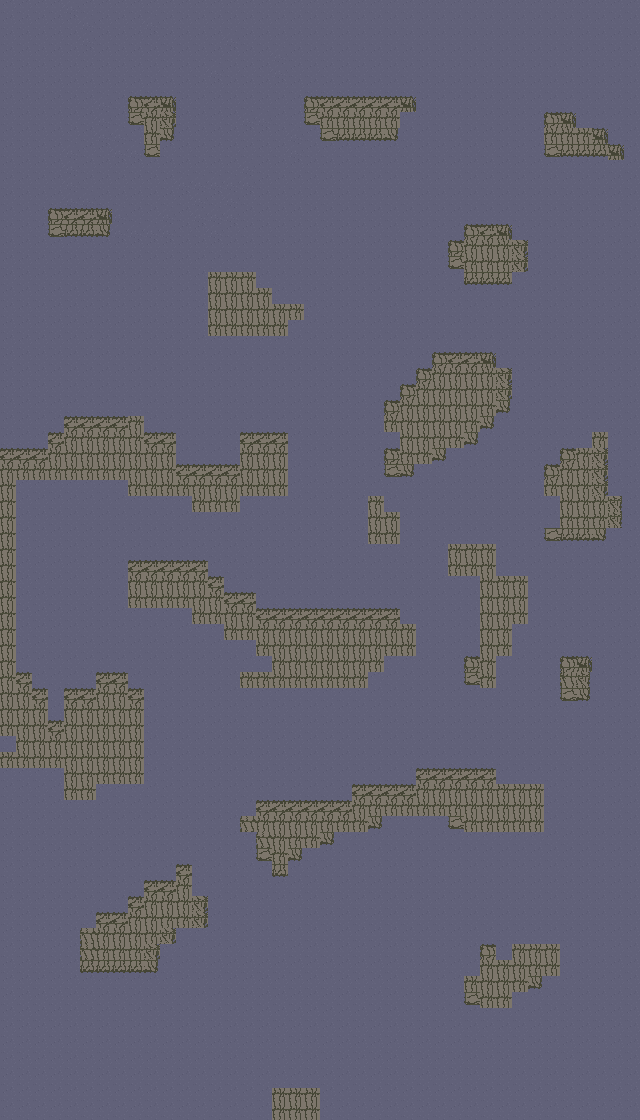

This game map was drawn from its Tiled (.tmx) file and the tilesets committed beside it. A one-line description and the trimmed map source follow:
An orthogonal 40x70 tile map with 16x16 px tiles, 2 tile layers (Background, Bricks), 2 tilesets and 17 objects (Monster).

<map version="1.0" orientation="orthogonal" renderorder="right-down" width="40" height="70" tilewidth="16" tileheight="16" nextobjectid="67">
 <tileset firstgid="1" name="tiles" tilewidth="16" tileheight="16" spacing="1" tilecount="324" columns="18">
  <image source="../images/tiles.png" width="320" height="320" />
 </tileset>
 <tileset firstgid="325" name="tiles" tilewidth="16" tileheight="16" spacing="1" tilecount="324" columns="18">
  <image source="../images/tiles.png" width="320" height="320" />
 </tileset>
 <layer name="Background" width="40" height="70">
  <data>[2800 cells, 2800 non-empty, 2 distinct tile ids]</data>
 </layer>
 <layer name="Bricks" width="40" height="70">
  <data>[2800 cells, 490 non-empty, 11 distinct tile ids]</data>
 </layer>
 <objectgroup name="Monster">
  <object id="46" name="Monster" x="272" y="1040" width="48" height="48">
   <properties>
    <property name="food" type="int" value="50" />
   </properties>
  </object>
 </objectgroup>
 <objectgroup name="Player" visible="0">
  <properties>
   <property name="fleet" type="int" value="5" />
  </properties>
 </objectgroup>
 <objectgroup name="Food">
  <properties>
   <property name="amount" type="int" value="70" />
  </properties>
  <object id="48" x="208" y="304" width="32" height="32" />
  <object id="49" x="112" y="416" width="32" height="32" />
  <object id="50" x="48" y="208" width="64" height="32" />
  <object id="54" x="240" y="432" width="48" height="64" />
  <object id="55" x="384" y="400" width="48" height="32" />
  <object id="56" x="368" y="112" width="32" height="32" />
  <object id="57" x="544" y="128" width="32" height="32" />
  <object id="58" x="464" y="256" width="32" height="32" />
  <object id="59" x="560" y="656" width="32" height="48" />
  <object id="60" x="448" y="544" width="48" height="32" />
  <object id="61" x="304" y="640" width="64" height="48" />
  <object id="62" x="80" y="928" width="64" height="48" />
  <object id="63" x="464" y="976" width="48" height="32" />
  <object id="64" x="512" y="944" width="48" height="32" />
  <object id="65" x="496" y="784" width="48" height="48" />
  <object id="66" x="144" y="112" width="32" height="32" />
 </objectgroup>
</map>
